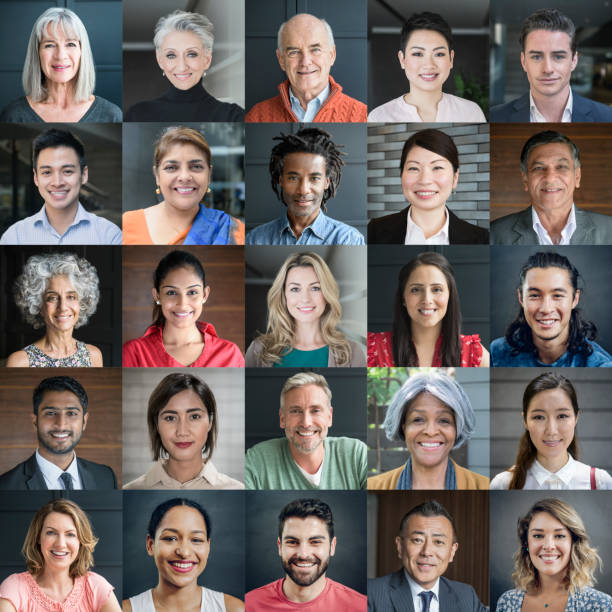
#> input picture 1.jpg, 612 x 612 px
$ jupyter execute FaceDetection.ipynb
#> lines starting #> are read from the running program, lines starting #| are printed output that depends on the picture; after the words box and inside, x2 and y2 are one past the last pixel; in counts of white or black regions, pixels touching at a corner belong together
[cell 1]
import cv2
import matplotlib.pyplot as plt
import os

[cell 2]
face_cascade_path = 'haarcascade_frontalface_default.xml'
image_path = '1.jpg'

[cell 3]
# Download the 'haarcascade_frontalface_default.xml' from "https://github.com/opencv/opencv/tree/master/data/haarcascades"
# check if XML file exists
if not os.path.exists(face_cascade_path):
    print(f"Error: Haar Cascade file not found at {face_cascade_path}.")
    exit() # Exit if the file is not found

# Load the pre-trained Haar Cascade Classifier
face_cascade = cv2.CascadeClassifier(face_cascade_path)

[cell 4]
# Load input image
img = cv2.imread(image_path)
#> img is the input picture: shape (612, 612, 3); mean B, G, R 96.9, 99.8, 108.2

if img is None:
    print(f"Error: Could not find the image at {image_path}. Please check the path again")
    exit()

[cell 5]
# Convert the image into grayscale
gray_img = cv2.cvtColor(img, cv2.COLOR_BGR2GRAY)
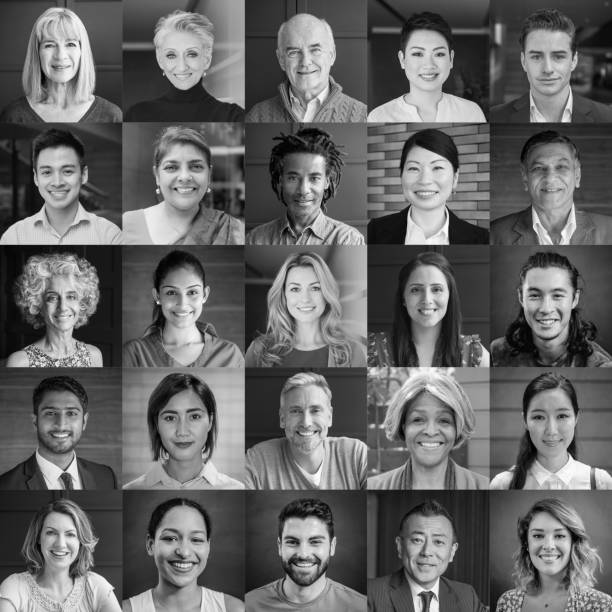
#> gray_img: shape (612, 612); min 0, max 255, mean 102

[cell 6]
# Perform Face Detection
# detectMultiScale(image, scaleFactor, minNeighbors, minSize)
# image - the grayscale image
# scaleFactor - Parameter specifying how much the image size is reduced at each scale (Smaller values increase accuracy but slows detection)
# minNeighbors - How many neighbors each candidate rectangle should have to retain it ( Higher values reduce false positives but miss some faces)
# minSize - Minimum possible object size. Objects smaller than that are ignored.

faces = face_cascade.detectMultiScale(
    gray_img,
    scaleFactor=1.1,
    minNeighbors=5,
    minSize=(50,50) # Minimum face size
)
#> faces = 26 rows, first 6: [27, 19, 66, 66], [274, 24, 65, 65], [397, 30, 61, 61], [153, 32, 59, 59], [515, 29, 68, 68], [152, 142, 63, 63]

print(f"\nFound {len(faces)} face(s) in the image")
#| Found 26 face(s) in the image

[cell 7]
# Draw bounding boxes around the detected faces
for (x,y,w,h) in faces:
    cv2.rectangle(img, (x,y), (x+w, y+h), (255, 0, 0), 2)
#> this loop made 26 passes
#> (x, y, w, h) on passes 1 to 12: (27, 19, 66, 66), (274, 24, 65, 65), (397, 30, 61, 61), (153, 32, 59, 59), (515, 29, 68, 68), (152, 142, 63, 63), (396, 145, 64, 64), (28, 148, 60, 60), (519, 144, 67, 67), (275, 155, 59, 59), (44, 253, 59, 59), (276, 266, 58, 58)
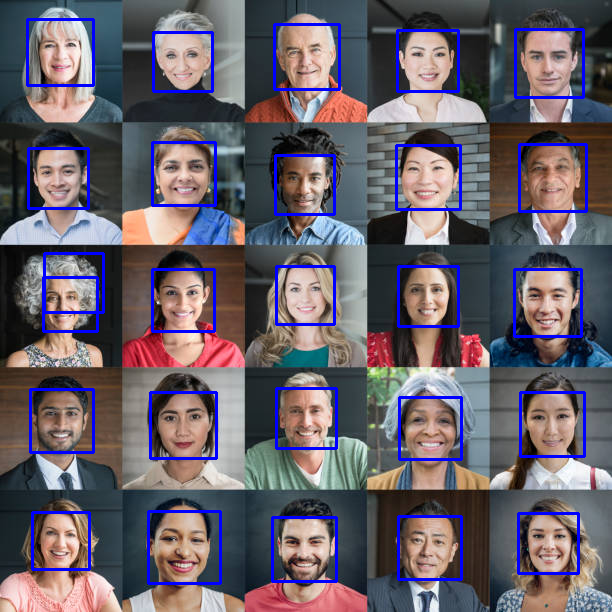
#> img: shape (612, 612, 3); 5.15% of pixels changed, all inside (x1, y1, x2, y2) = (26, 18, 588, 585)

[cell 8]
# Display the result
img_rgb = cv2.cvtColor(img, cv2.COLOR_BGR2RGB)
plt.figure(figsize=(10, 8))
plt.imshow(img_rgb)
plt.title('Face Detection using Haar Cascades')
plt.axis('off') # Hide axes
plt.show()

$ run again, with webcam_capture0.jpg copied over 1.jpg
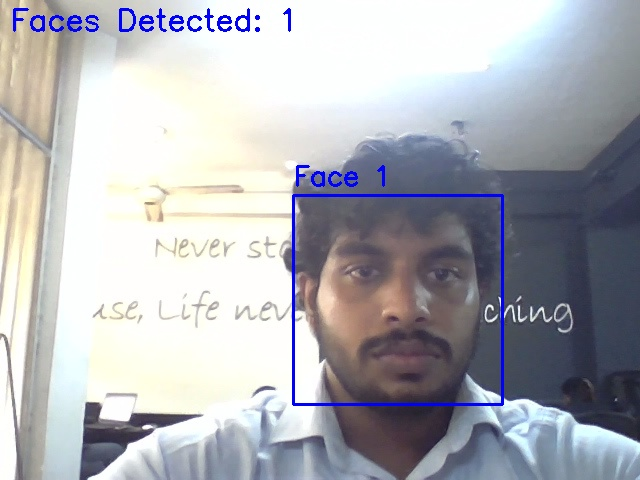
#> input picture webcam_capture0.jpg, 640 x 480 px
#> img is the input picture: shape (480, 640, 3); mean B, G, R 181.8, 175.8, 174.6
#> `gray_img = cv2.cvtColor(img, cv2.COLOR_BGR2GRAY)`:
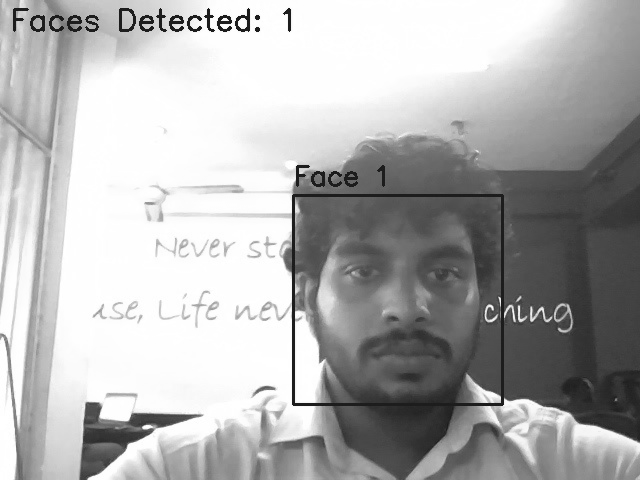
#> gray_img: shape (480, 640); min 22, max 255, mean 176.2
#> faces = [[294, 194, 208, 208]]
#| Found 1 face(s) in the image
#> the loop `for (x,y,w,h) in faces:` made 1 pass
#> after the loop `for (x,y,w,h) in faces:`:
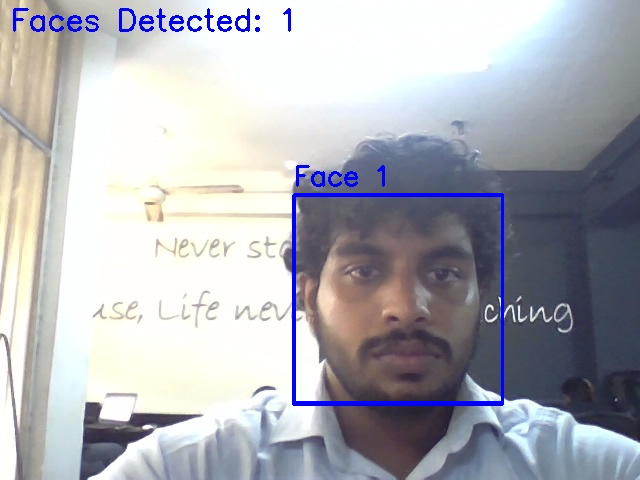
#> img: shape (480, 640, 3); 0.81% of pixels changed, all inside (x1, y1, x2, y2) = (293, 193, 504, 404)
